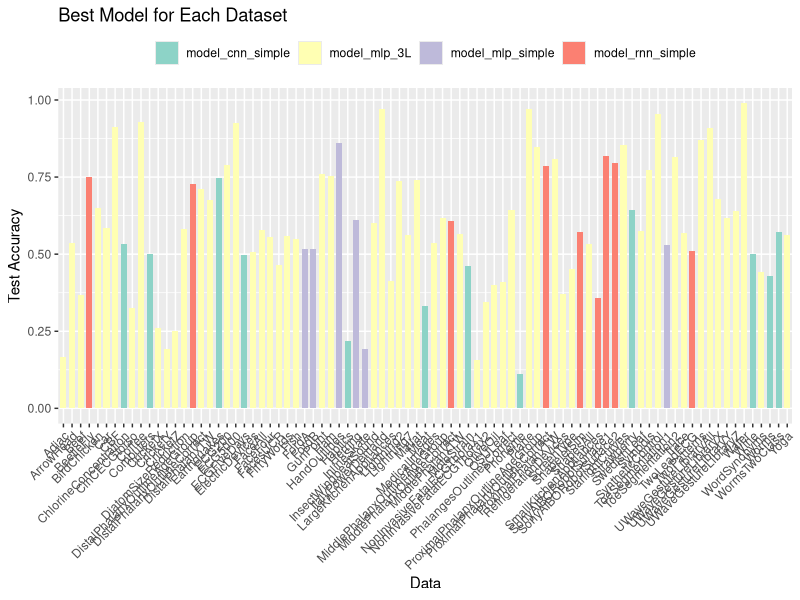
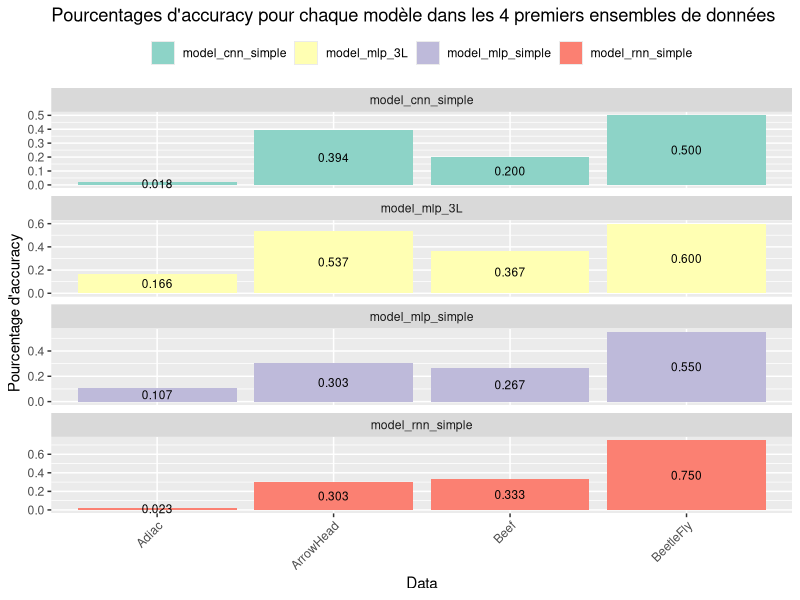

Here is the R script that generated these plots, in order:
## ---- chunk 1
knitr::opts_chunk$set(echo = TRUE)
## ---- chunk 2
library(dplyr)
library(tidyverse)
## ---- chunk 3
data<- read.csv("results.csv")
data
## ---- chunk 4
summary(data)
## ---- chunk 5
df_long <- data %>%
  gather(key = "Model", value = "Test_Accuracy", -Data)
df_long 
## ---- chunk 6
best_performances<- df_long %>%
  group_by(Model) %>%
  slice(which.max(Test_Accuracy))
best_performances
## ---- chunk 7
bof_performances<- df_long %>%
  group_by(Model) %>%
  slice(which.min(Test_Accuracy))
bof_performances
## ---- chunk 8


# Transformer le DataFrame pour avoir une colonne pour le modèle et une colonne pour les valeurs de test accuracy
df_long <- data %>%
  gather(key = "Model", value = "Test_Accuracy", -Data)

# Identifier le meilleur modèle pour chaque ensemble de données
best_models <- df_long %>%
  group_by(Data) %>%
  slice(which.max(Test_Accuracy))

# Tracer un diagramme en barres montrant le meilleur modèle pour chaque ensemble de données
ggplot(best_models, aes(x = Data, y = Test_Accuracy, fill = Model)) +
  geom_bar(stat = "identity", position = "dodge", width = 0.7) +
  labs(title = "Best Model for Each Dataset", y = "Test Accuracy") +
  theme(axis.text.x = element_text(angle = 45, hjust = 1),
        legend.position = "top", legend.title = element_blank()) +
  scale_fill_brewer(palette = "Set3")

## ---- chunk 9
# Sélectionner les quatre premiers ensembles de données
selected_datasets <- unique(data$Data)[1:4]

# Filtrer les données pour inclure uniquement ces ensembles de données
df_top4 <- data[data$Data %in% selected_datasets, ]

# Transformer le DataFrame pour avoir une colonne pour le modèle et une colonne pour les valeurs de test accuracy
df_long <- df_top4 %>%
  gather(key = "Model", value = "Test_Accuracy", -Data)

# Tracer un diagramme à barres empilées montrant les pourcentages d'accuracy pour chaque modèle
ggplot(df_long, aes(x = Data, y = Test_Accuracy, fill = Model, label = sprintf("%.3f", Test_Accuracy))) +
  geom_bar(stat = "identity") +
  geom_text(position = position_stack(vjust = 0.5), size = 3) +  # Ajouter des étiquettes
  labs(title = "Pourcentages d'accuracy pour chaque modèle dans les 4 premiers ensembles de données", y = "Pourcentage d'accuracy") +
  theme(axis.text.x = element_text(angle = 45, hjust = 1),
        legend.position = "top", legend.title = element_blank()) +
  scale_fill_brewer(palette = "Set3") +
  facet_wrap(~Model, scales = "free_y", ncol = 1)


